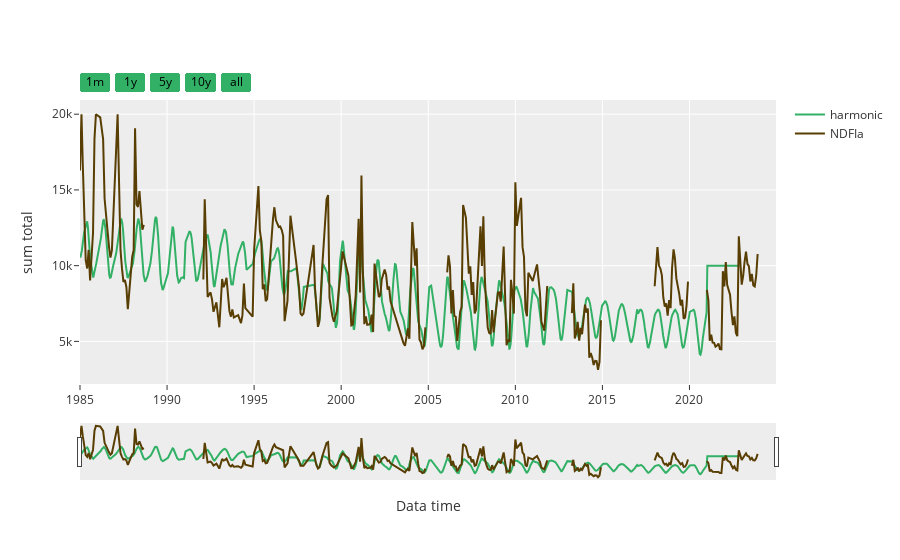

This figure's notebook cell:
### Code cell
numbAl = random.randint(0, 800)
plot_time_Series(dfharm, dfind,f'pto_{25}')

### Figure 1 — Plotly figure (JSON) as saved in the notebook; plotly's stock layout.template omitted (floating-point values rounded to 4 significant figures; data arrays with more than 128 entries replaced by an {"elided": "..."} marker saying what was removed)
{"data": [{"marker": {"color": "#32B166"}, "name": "harmonic", "type": "scatter", "x": {"elided": "672 str values"}, "y": {"elided": "672 int values"}}, {"marker": {"color": "#583e03"}, "name": "NDFIa", "type": "scatter", "x": {"elided": "366 str values"}, "y": {"elided": "366 int values"}}], "layout": {"autosize": true, "xaxis": {"range": ["1985-01-01T00:00:00", "2024-12-20T00:00:00"], "rangeselector": {"activecolor": "gray", "bgcolor": "#32B166", "buttons": [{"count": 1, "label": "1m", "step": "month", "stepmode": "backward"}, {"count": 365, "label": "1y", "step": "year", "stepmode": "backward"}, {"count": 1825, "label": "5y", "step": "year", "stepmode": "backward"}, {"count": 3650, "label": "10y", "step": "year", "stepmode": "backward"}, {"step": "all"}], "font": {"color": "black"}}, "rangeslider": {"autorange": true, "range": ["1985-01-01", "2024-12-20"], "visible": true, "yaxis": {"_template": null, "rangemode": "match"}}, "title": {"text": "Data time"}, "type": "date"}, "yaxis": {"autorange": true, "range": [2186.0, 20940.0], "title": {"text": "sum total"}, "type": "linear"}}}
